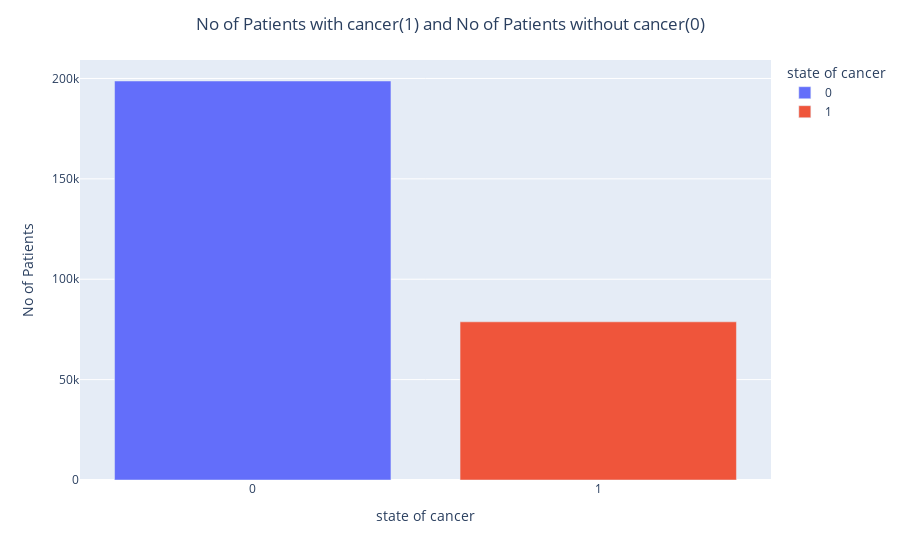

Notebook code cell kept with this figure:
### Code cell
## plot the number of patients with cancer and without cancer

hist_data_bar = px.bar(data_frame=data, x = 'state of cancer', y='No of Patients', color='state of cancer')
hist_data_bar.update_layout(title_text='No of Patients with cancer(1) and No of Patients without cancer(0)', title_x=0.5)
hist_data_bar.show()

### Figure 1 — Plotly figure (JSON) as saved in the notebook; plotly's stock layout.template omitted (floating-point values rounded to 4 significant figures)
{"data": [{"alignmentgroup": "True", "hovertemplate": "state of cancer=%{x}<br>No of Patients=%{y}<extra></extra>", "legendgroup": "0", "marker": {"color": "#636efa", "pattern": {"shape": ""}}, "name": "0", "offsetgroup": "0", "orientation": "v", "showlegend": true, "textposition": "auto", "type": "bar", "x": ["0"], "xaxis": "x", "y": [198738], "yaxis": "y"}, {"alignmentgroup": "True", "hovertemplate": "state of cancer=%{x}<br>No of Patients=%{y}<extra></extra>", "legendgroup": "1", "marker": {"color": "#EF553B", "pattern": {"shape": ""}}, "name": "1", "offsetgroup": "1", "orientation": "v", "showlegend": true, "textposition": "auto", "type": "bar", "x": ["1"], "xaxis": "x", "y": [78786], "yaxis": "y"}], "layout": {"barmode": "relative", "legend": {"title": {"text": "state of cancer"}, "tracegroupgap": 0}, "margin": {"t": 60}, "title": {"text": "No of Patients with cancer(1) and No of Patients without cancer(0)", "x": 0.5}, "xaxis": {"anchor": "y", "categoryarray": ["0", "1"], "categoryorder": "array", "domain": [0, 1], "title": {"text": "state of cancer"}}, "yaxis": {"anchor": "x", "domain": [0, 1], "title": {"text": "No of Patients"}}}}
